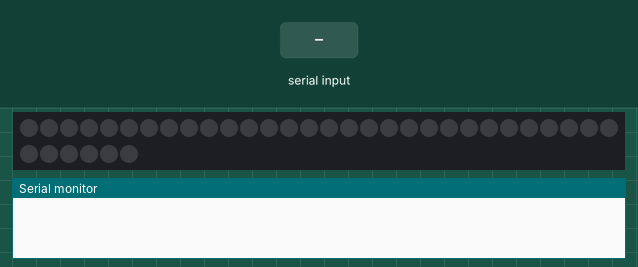
Simulated run of this sketch. Board: Arduino Uno, built with avr-gcc and run on an emulated ATmega328P. Parts: 36 RGB LEDs in strip order, left to right, continuing on the next row, the last lines printed to the serial monitor. The test bench sets the inputs (shaded band). Dim RGB values are drawn brighter than linear.

Above: at 1.2 s.
1.3 s: "90,45\n" received over Serial
At 1.9 s:
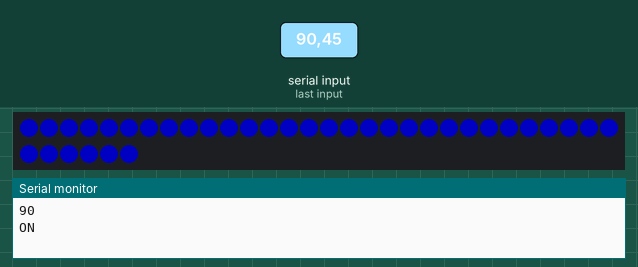
2.8 s: "30,150\n" received over Serial
4.3 s: "0\n" received over Serial
At 5.5 s:
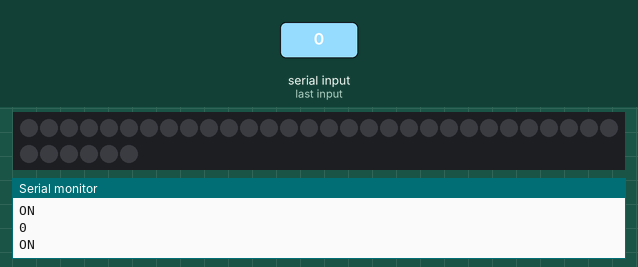
5.8 s: "90\n" received over Serial
At 6.6 s:
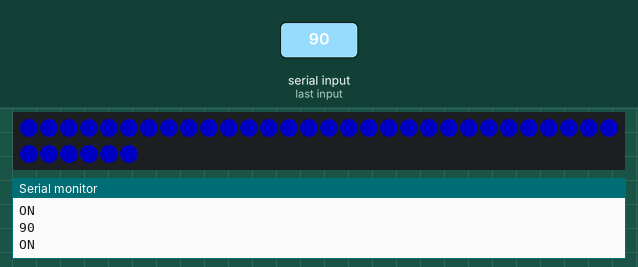
Timing chart, 0 to 8.3 s (numbered marks = the images above; inputs shaded):
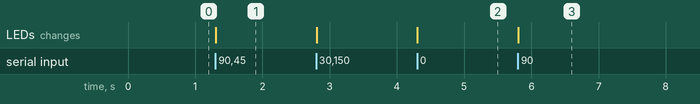

The sketch:

led_controller_fw.ino
```cpp
#include <Adafruit_NeoPixel.h>
#include <stdint.h>

// Hardware Config
#define LED_DI_PIN 6
#define BUTTON_PIN 8
#define PIXEL_COUNT 36
#define BUTTON_HOLD_THRESHOLD_MS 200

// Wrapper class for the lights
Adafruit_NeoPixel pixels(PIXEL_COUNT, LED_DI_PIN, NEO_GRB + NEO_KHZ800);

// // Colors
// uint32_t COLORS[] = {
//     pixels.Color(255, 255, 255), // WHITE
//     pixels.Color(245, 135, 10),  // ORANGE-ISH
//     pixels.Color(66, 135, 245),
//     pixels.Color(66, 245, 120),
//     pixels.Color(255, 0, 0),
//     pixels.Color(0, 255, 0),
//     pixels.Color(0, 0, 255),
// };
// size_t total_color_count = sizeof(COLORS) / sizeof(uint32_t);
// size_t current_color_index = 0;
// uint32_t current_color = COLORS[current_color_index];
// bool leds_enabled = false;

// // Button state
// bool last_button_state = false;
// long button_state_changed_at = 0;

uint32_t current_color = pixels.Color(255, 255, 255);
bool leds_enabled = false;

void setup()
{
  // Start a serial connection
  Serial.setTimeout(2);
  Serial.begin(115200);

  // Set up the LED strip
  pixels.begin();
  // pinMode(BUTTON_PIN, INPUT);

  // Reset everything
  pixels.clear();
  pixels.show();
  pixels.setBrightness(255);
  // current_color_index = 0;
  // leds_enabled = false;
  // button_state_changed_at = millis();
}

void loop()
{
  // Read the serial input
  if (Serial.available() > 0)
  {
    // Read the command
    String command = Serial.readString();

    // Skip blank commands
    if (command.length() == 0 || command == "\n")
    {
      return;
    }
    // If the command is "OFF", turn the lights off
    if (command == "OFF\n")
    {
      pixels.clear();
      pixels.show();
      Serial.println("OFF");
    }

    // Otherwise, the command is a color
    else
    {
      // Convert the command to a color
      current_color = (uint32_t)strtol(command.c_str(), NULL, 10);

      // Write to all lights
      for (int i = 0; i < pixels.numPixels(); i++)
      {
        pixels.setPixelColor(i, current_color);
      }
      pixels.show();

      // Send back a message describing the state
      Serial.println(current_color);
      Serial.println("ON");
    }
  }
}

// void loop()
// {
//   // Timing logic
//   long now = millis();

//   // Check up on the button
//   bool current_button_state = digitalRead(BUTTON_PIN);
//   bool button_state_just_changed = (current_button_state != last_button_state);
//   bool button_just_released = button_state_just_changed && (current_button_state == false);
//   bool button_held_past_threshold = ((now - button_state_changed_at) > BUTTON_HOLD_THRESHOLD_MS);
//   if (button_state_just_changed)
//   {
//     button_state_changed_at = now;
//   }
//   last_button_state = current_button_state;

//   // Toggle the lights if needed
//   if (button_just_released && button_held_past_threshold)
//   {
//     leds_enabled = !leds_enabled;
//   }

//   // Cycle the lights if needed
//   if (button_just_released && !button_held_past_threshold)
//   {
//     current_color_index += 1;
//     if (current_color_index >= total_color_count)
//     {
//       current_color_index = 0;
//     }
//   }

//   // We only really need to send commands on state change
//   if (button_state_just_changed)
//   {

//     // Handle the lights
//     if (leds_enabled)
//     {
//       current_color = COLORS[current_color_index];

//       // Write to all lights
//       for (int i = 0; i < pixels.numPixels(); i++)
//       {
//         pixels.setPixelColor(i, current_color);
//       }
//       pixels.show();

//       // Send a "on" signal
//       Serial.println("ON");

//       // Send the color as a string
//       Serial.println(current_color);
//     }
//     else
//     {
//       pixels.clear();
//       pixels.show();

//       // Send an "off" signal
//       Serial.println("OFF");
//     }
//   }

//   // Check if we got a serial byte
//   if (Serial.available() > 0)
//   {
//     // Read a color command as a decimal string and decode it
//     String incoming_color = Serial.readString();

//     // Handle state changes
//     if (incoming_color == "ON\n")
//     {
//       leds_enabled = true;
//       Serial.println(current_color);
//       Serial.println("ON");
//       Serial.println(current_color);

//       // Set the lights to whatever that color is
//       for (int i = 0; i < pixels.numPixels(); i++)
//       {
//         pixels.setPixelColor(i, current_color);
//       }
//       pixels.show();
//       return;
//     }
//     else if (incoming_color == "OFF\n")
//     {
//       leds_enabled = false;
//       pixels.clear();
//       pixels.show();
//       Serial.println("OFF");
//       return;
//     }

//     current_color = (uint32_t)strtol(incoming_color.c_str(), NULL, 10);

//     // Set the lights to whatever that color is
//     for (int i = 0; i < pixels.numPixels(); i++)
//     {
//       pixels.setPixelColor(i, current_color);
//     }
//     pixels.show();

//     Serial.println(current_color);
//     Serial.println("ON");
//     Serial.println(current_color);
//   }
// }
```

Measured:
- after the input at 1.3 s, the LEDs: change at once (image 1)
- after the input at 4.3 s, the LEDs: change at once (image 2)
- after the input at 5.8 s, the LEDs: change at once (image 3)
